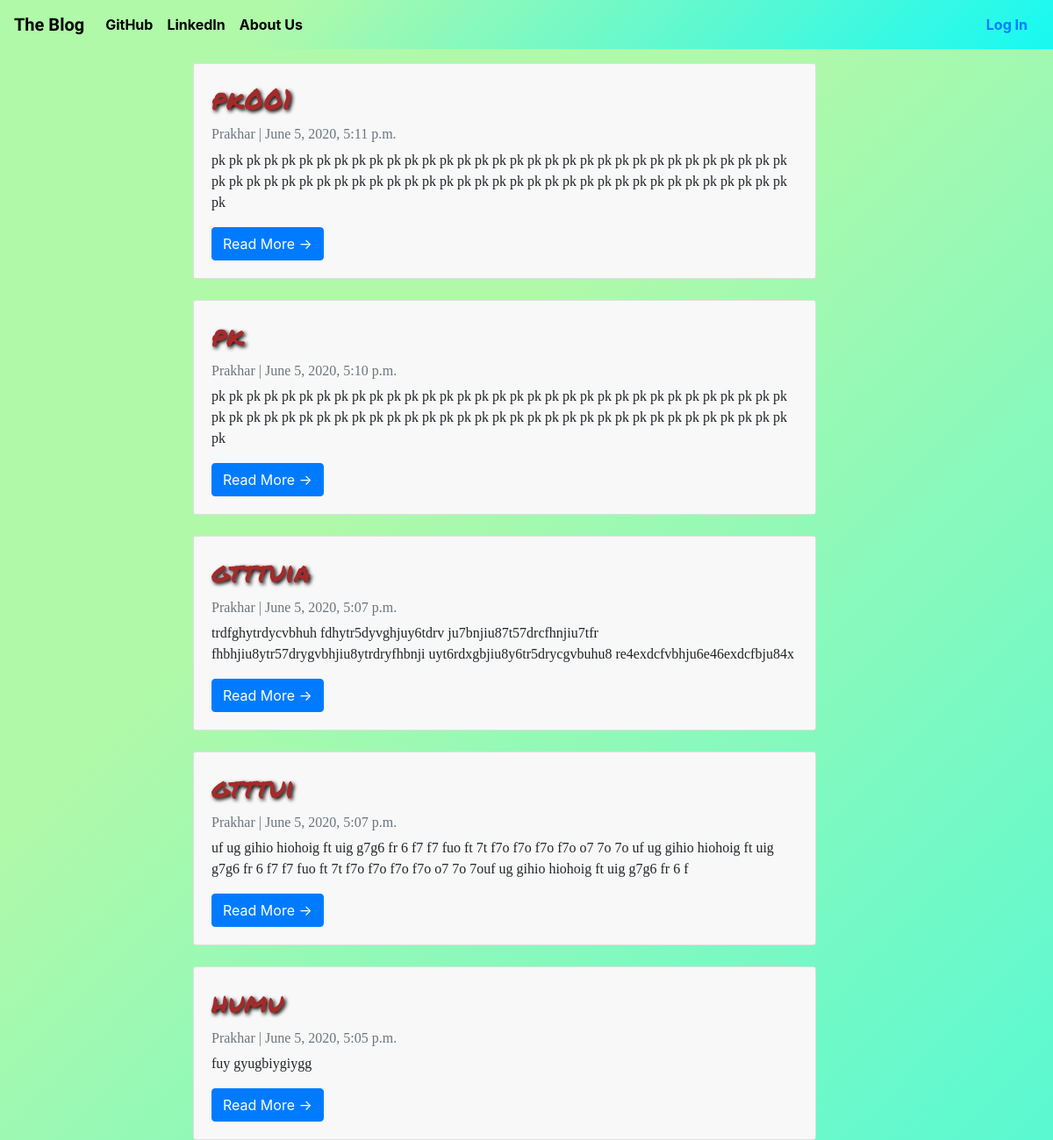
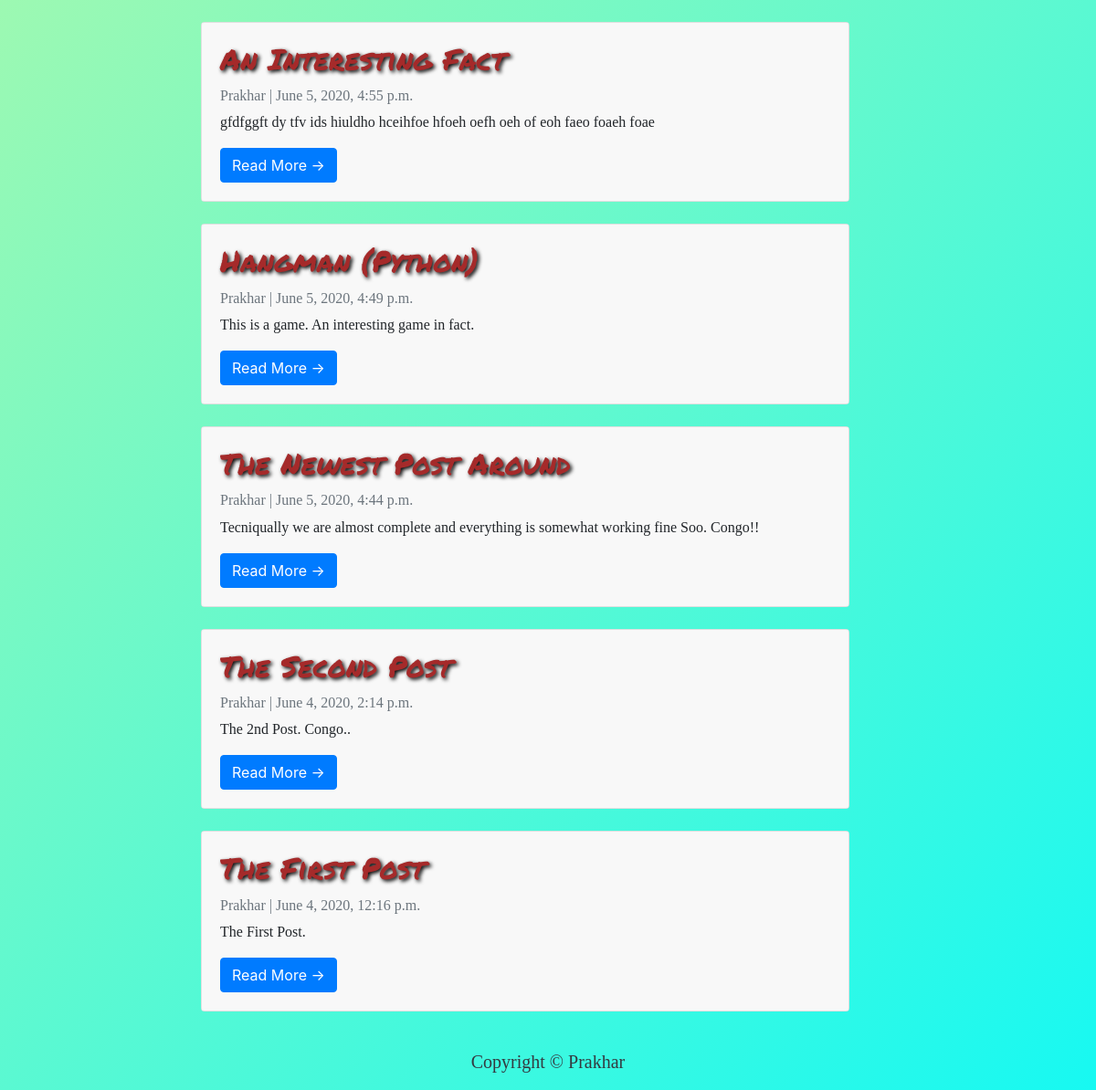
Before: / with the older database file (2 pictures, top to bottom).
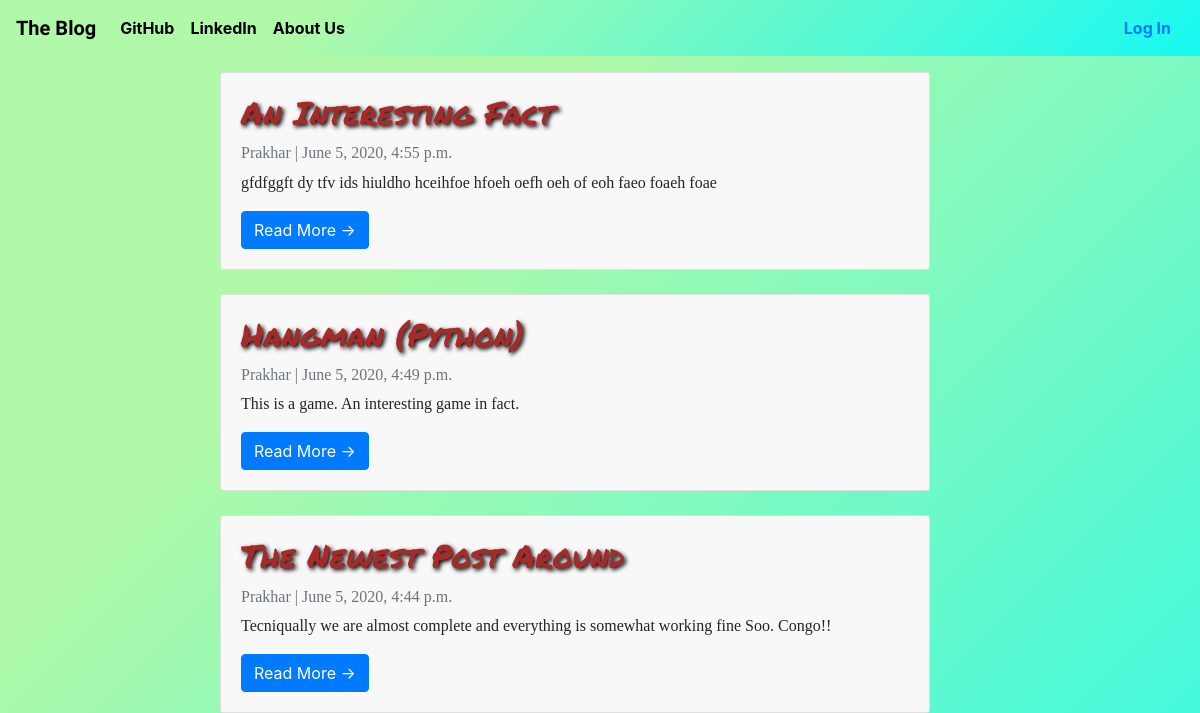
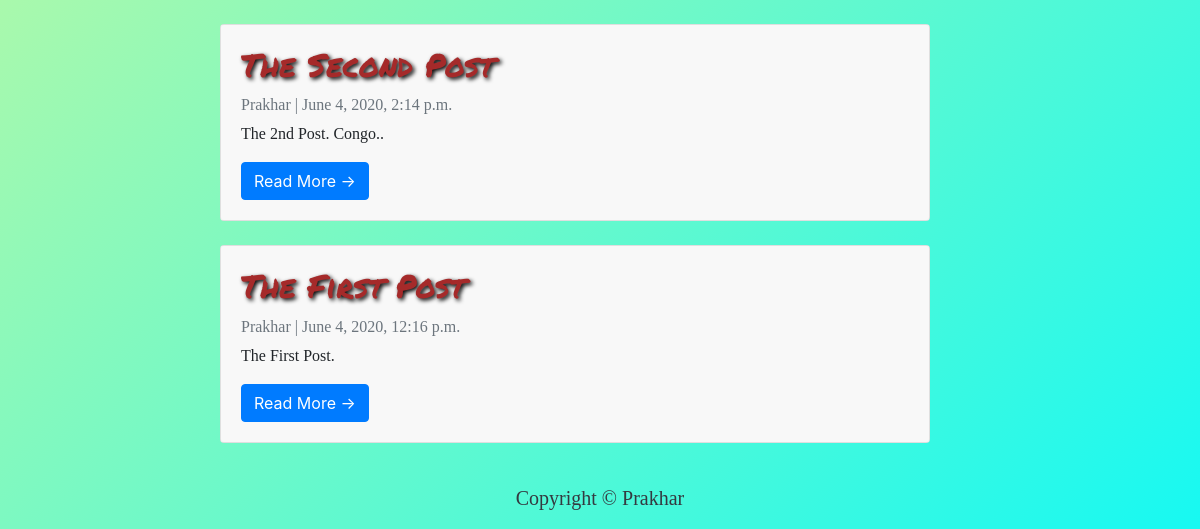
After: the same page with the newer database file (2 pictures, top to bottom).
### basic_app/models.py (models this page shows, shortened)
class Post(models.Model):
    title = models.CharField(max_length=200, unique=True)
    slug = models.SlugField(max_length=200, unique=True)
    author = models.ForeignKey(User, on_delete= models.CASCADE,related_name='blog_posts')
    content = models.TextField()
    created_on = models.DateTimeField(auto_now_add=True)
    status = models.IntegerField(choices=STATUS, default=0)
    class Meta:
        ordering = ['-created_on']

### basic_app/views.py (the view)
# urls.py: path('', views.PostList.as_view(), name='home'),
class PostList(ListView):
    queryset = Post.objects.all().filter(status=1).order_by('-created_on')
    template_name = "basic_app/post_list.html"

### basic_app/templates/basic_app/post_list.html
{% extends 'basic_app/base.html' %}
{% block body_block %}
<div class="container">
    <div class="row">
        <div class="col-md-8 mt-3 left">
            {% for post in post_list %}
            <div class="card mb-4">
                <div class="card-body">
                    <h2 class="card-title">{{ post.title }}</h2>
                    <p class="card-text text-muted h6">{{ post.author }} | {{ post.created_on}} </p>
                    <p class="card-text">{{post.content|slice:":200" }}</p>
                    <a href="{% url 'blog:post_detail' post.slug %}" class="btn btn-primary">Read More &rarr;</a>
                </div>
            </div>
            {% endfor %}
        </div>
    </div>
</div>
{% endblock body_block %}

### basic_app/templates/basic_app/base.html (shortened to what this page needs)
<!DOCTYPE html>
{% load static %}
<html lang="en">
<head>
    <link rel="stylesheet" href="https://stackpath.bootstrapcdn.com/bootstrap/4.4.1/css/bootstrap.min.css">
</head>
<body>
  <nav class="navbar navbar-expand-lg navbar-light bg-light">
    <a class="navbar-brand" href="{% url 'home' %}"> <b class="blod_left title">The Blog</b> </a>
    <div class="collapse navbar-collapse" id="navbarNav">
      <ul class="navbar-nav">
        <li class="nav-item">
          <a class="nav-link" href="https://www.github.com"><b class="blod_left">GitHub</b></a>
        </li>
        <li class="nav-item">
          <a class="nav-link" href="https://www.linkedin.com"><b class="blod_left">LinkedIn</b></a>
        </li>
        <li class="nav-item">
          <a class="nav-link" href="{% url 'blog:about_us' %}"><b class="blod_left">About Us</b></a>
        </li>
      </ul>
    </div>
    <div class="dropdown">
      {% if user.is_authenticated %}
        <button class="btn btn-secondary dropdown-toggle" type="button" id="dropdownMenuButton" data-toggle="dropdown" aria-haspopup="true" aria-expanded="false">
          <a><b class="bold_left">Welcome: {{user.username}}</b></a>
        </button>
        <div class="dropdown-menu" aria-labelledby="dropdownMenuButton">
          <a class="nav-link" href="{% url 'blog:new_post' %}"> <b class="bold_right">New Post</b> </a>
          <a class="nav-link" href="{% url 'draft' %}"><b class="bold_right">Drafts</b></a>
          <a class="nav-link" href="{% url 'logout' %}"> <b class="bold_right">Log Out</b> </a>
        </div>
      {% else %}
        <button type="button" class="btn"><a class="nav navbar-nav navbar-right" href="{% url 'login' %}"> <b class="bold_right">Log In</b> </a></button>
      {% endif %}
    </div>
  </nav>
    <div class="container">
        {% block body_block %}
        {% endblock body_block %}
    </div>
    <footer class="py-3 bg-grey foot">
        <p class="m-0 text-dark text-center ">Copyright &copy; Prakhar</p>
    </footer>
</body>
</html>

### basic_app/templates/basic_app/base.html (style rules this page uses)
.card-title { color: brown; text-shadow: 2px 2px 4px #000000; font-family: 'Permanent Marker', cursive; }
.card-text { font-family: 'Merriweather', serif; }
.card-body { background-color: rgba(245, 245, 245, 0.671); }
body { background-color: #17f9f2; background-image: linear-gradient(315deg, #17f9f2 0%, #b0f9a9 74%); }
.navbar { background-color: #17f9f2; background-image: linear-gradient(315deg, #17f9f2 0%, #b0f9a9 74%); }
.title { font-family: 'Metal Mania', cursive; }
.left { margin-left: 160px; position: static; }
.blod_left { color: black; }
.foot { font-family: 'Pacifico', cursive; font-size: 20px; }

Changed rows visible on the page:
removed Post: title "pk001", author "Prakhar", created_on "June 5, 2020, 5:11 p.m.", content "pk pk pk pk pk pk pk pk pk pk pk pk pk pk pk pk pk pk pk pk pk pk pk pk pk pk pk pk pk pk pk pk pk pk pk pk pk pk pk pk pk pk pk pk pk pk pk pk pk pk pk pk pk pk pk pk pk pk pk pk pk pk pk pk pk pk pk"
removed Post: title "pk", author "Prakhar", created_on "June 5, 2020, 5:10 p.m.", content "pk pk pk pk pk pk pk pk pk pk pk pk pk pk pk pk pk pk pk pk pk pk pk pk pk pk pk pk pk pk pk pk pk pk pk pk pk pk pk pk pk pk pk pk pk pk pk pk pk pk pk pk pk pk pk pk pk pk pk pk pk pk pk pk pk pk pk"
removed Post: title "gtttuia", author "Prakhar", created_on "June 5, 2020, 5:07 p.m.", content "trdfghytrdycvbhuh fdhytr5dyvghjuy6tdrv ju7bnjiu87t57drcfhnjiu7tfr fhbhjiu8ytr57drygvbhjiu8ytrdryfhbnji uyt6rdxgbjiu8y6tr5drycgvbuhu8 re4exdcfvbhju6e46exdcfbju84x"
removed Post: title "gtttui", author "Prakhar", created_on "June 5, 2020, 5:07 p.m.", content "uf ug gihio hiohoig ft uig g7g6 fr 6 f7 f7 fuo ft 7t f7o f7o f7o f7o o7 7o 7o uf ug gihio hiohoig ft uig g7g6 fr 6 f7 f7 fuo ft 7t f7o f7o f7o f7o o7 7o 7ouf ug gihio hiohoig ft uig g7g6 fr 6 f"
removed Post: title "humu", author "Prakhar", created_on "June 5, 2020, 5:05 p.m.", content "fuy gyugbiygiygg"
